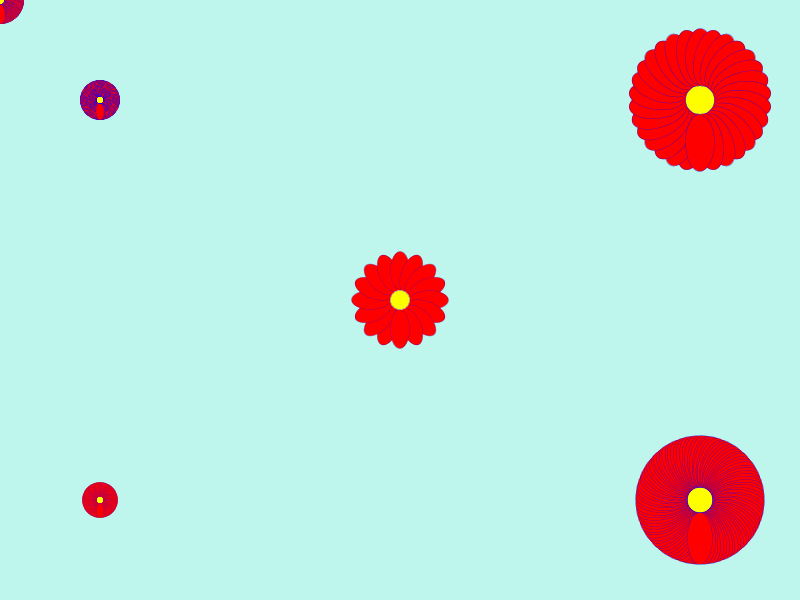
Frame 1 (no input)
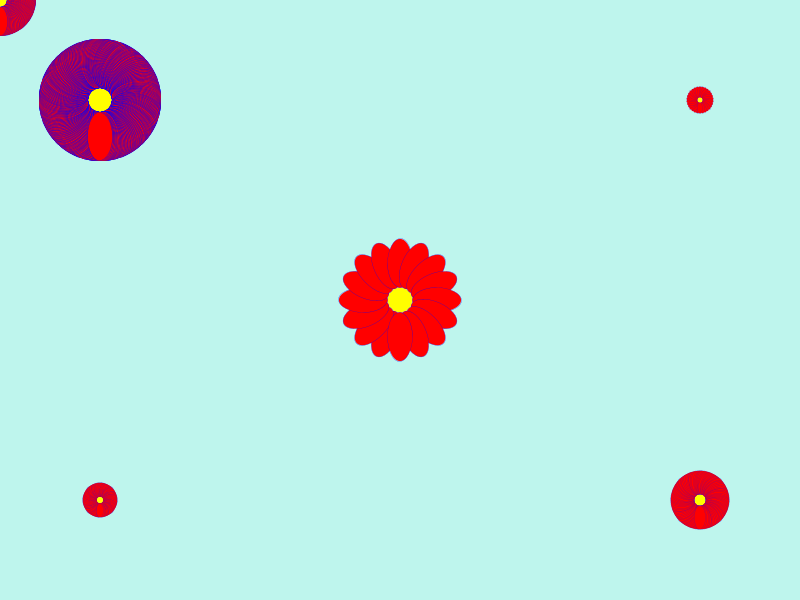
Frame 60 (the mouse pressed at the canvas centre just before this capture)
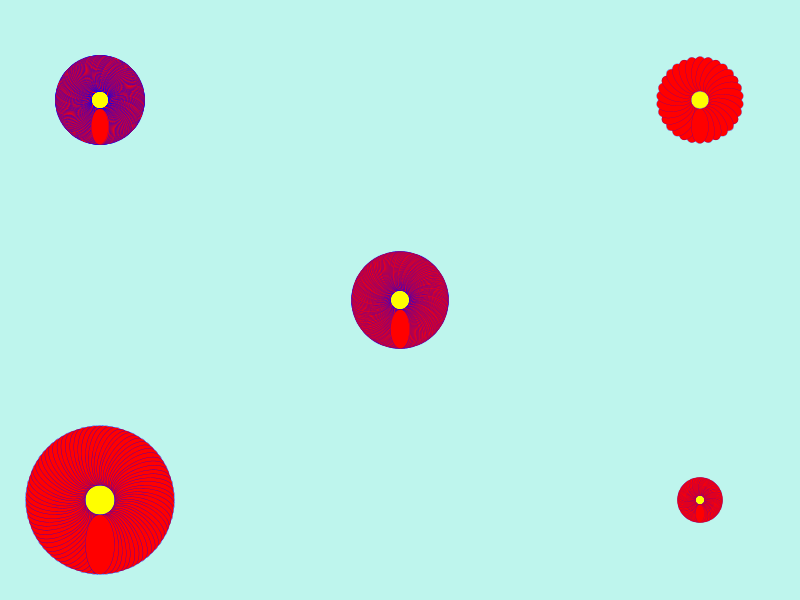
Frame 120 (the mouse held since frame 60 and released just before this capture)

The Processing sketch that drew these frames (run headless with seeded random() and noise(); from frame 60 on, the mouse is pressed at the canvas centre):

// Processing sketch: processing_182272
// ── processing_182272.pde

float angolo;

void setup() 
{
  size (800, 600);
  background (255);
  angolo = 0;
}
void draw()
{
  background(190, 245, 237);
  fiore(400,300,random(0.3),16);
  fiore(100,100,random(0.3),800);
  fiore(700,100,random(0.3),30);
  fiore(100,500,random(0.3),80);
  fiore(700,500,random(0.3),100);
  fiore(mouseX,mouseY,random(0.3),350); 
}

void fiore(float x,float y, float zoom,int petali)
{
  pushMatrix();
   translate(x,y);
  scale(zoom);
  stroke (255,254,0);
  fill (255,254,0);
  ellipse(0, 0, 100, 100);



  for (int i=0; i<petali; i=i+1)
  { 
   
    rotate(TWO_PI/petali); 
    stroke(0, 0, 255);
    fill(255, 0, 0);
    ellipse(0, 150, 100, 200);
  }
  popMatrix();
}
